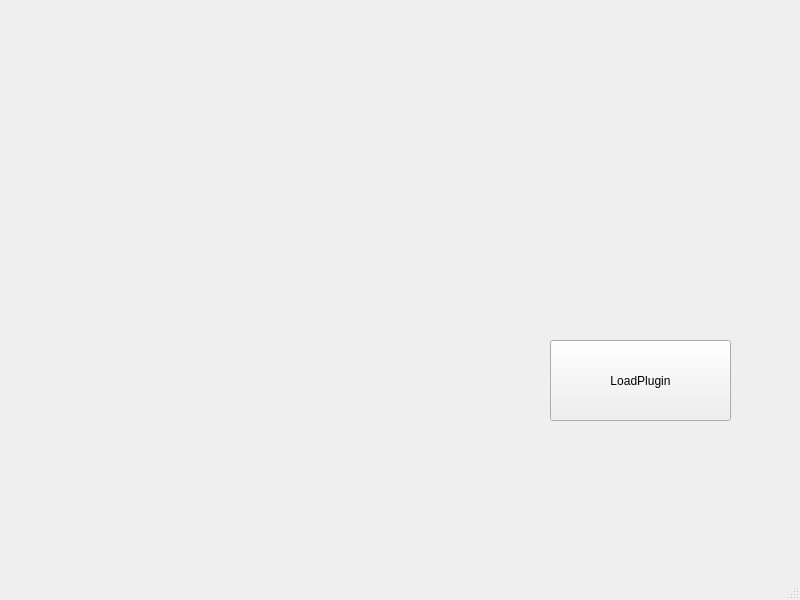
<?xml version="1.0" encoding="UTF-8"?>
<ui version="4.0">
 <class>MainWindow</class>
 <widget class="QMainWindow" name="MainWindow">
  <property name="geometry">
   <rect>
    <x>0</x>
    <y>0</y>
    <width>800</width>
    <height>600</height>
   </rect>
  </property>
  <property name="windowTitle">
   <string>MainWindow</string>
  </property>
  <widget class="QWidget" name="centralwidget">
   <widget class="QPushButton" name="pushButton">
    <property name="geometry">
     <rect>
      <x>550</x>
      <y>340</y>
      <width>181</width>
      <height>81</height>
     </rect>
    </property>
    <property name="text">
     <string>LoadPlugin</string>
    </property>
   </widget>
   <widget class="QWidget" name="verticalLayoutWidget">
    <property name="geometry">
     <rect>
      <x>150</x>
      <y>80</y>
      <width>391</width>
      <height>171</height>
     </rect>
    </property>
    <layout class="QVBoxLayout" name="verticalLayout"/>
   </widget>
  </widget>
  <widget class="QMenuBar" name="menubar">
   <property name="geometry">
    <rect>
     <x>0</x>
     <y>0</y>
     <width>800</width>
     <height>29</height>
    </rect>
   </property>
  </widget>
  <widget class="QStatusBar" name="statusbar"/>
 </widget>
 <resources/>
 <connections/>
</ui>
